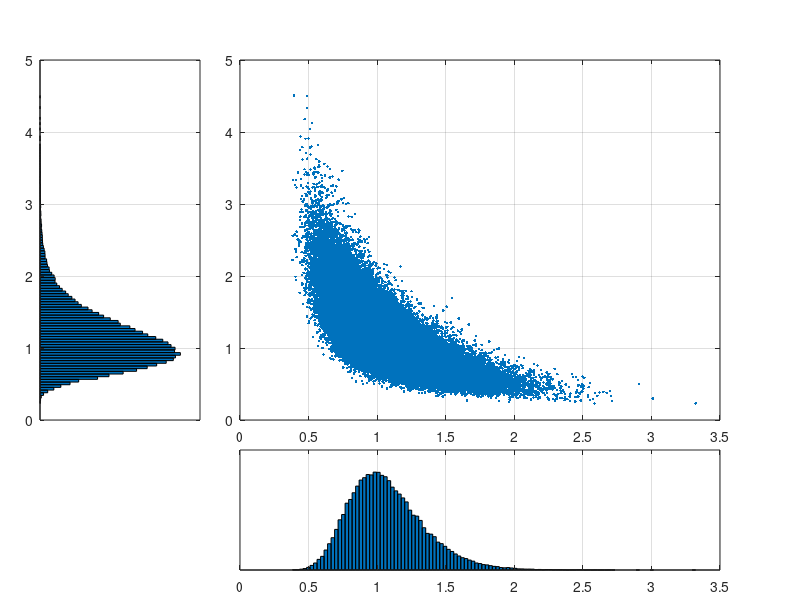
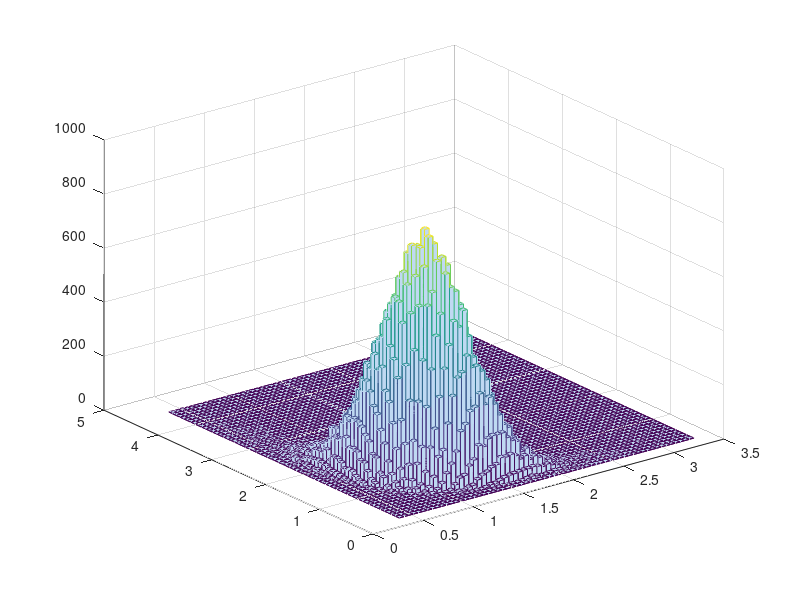

MATLAB code for these plots, in order:
% this script simulates a bivariate lognormal distribution
% it shows its pdf as proxied by the 3-D histogram
% it computes the summary statistics of the market
% see "Risk and Asset Allocation"-Springer (2005), by A. Meucci


clc; clear; close all
%%%%%%%%%%%%%%%%%%%%%%%%%%%%%%%%%%%%%%%%%%%%%%%%%%%%%%%%%%%%%%%%%%%%%%%%%%%%%%%%%%%%%%%%%%%%%%%%%%%%%%%%%%%%%%%%%%%%%%%%%%%%%%%%%%%%%%%%%%%
% input parameters

Mu=[0.04 0.05]';
s=[.25 .35]';
r=-.8;

LinCombination=[1 -2]';

NumSimulations=100000;
%%%%%%%%%%%%%%%%%%%%%%%%%%%%%%%%%%%%%%%%%%%%%%%%%%%%%%%%%%%%%%%%%%%%%%%%%%%%%%%%%%%%%%%%%%%%%%%%%%%%%%%%%%%%%%%%%%%%%%%%%%%%%%%%%%%%%
Sigma=[s(1)^2     r*s(1)*s(2)
    r*s(1)*s(2)    s(2)^2];

% generate sample
Y = mvnrnd(Mu,Sigma,NumSimulations);
X = exp(Y);

%%%%%%%%%%%%%%%%%%%%%%%%%%%%%%%%%%%%%%%%%%%%%%%%%%%%%%%%%%%%%%%%%%%%%%%%%%%%%%%%%%%%%%%%%%%%%%%%%%%%%%%%%%%%%%%%%%%%%
% plots

figure 
% marginals
NumBins=round(10*log(NumSimulations));

subplot('Position',[.05 .3 .2 .6]) 
[n,D]=hist(X(:,2),NumBins);
barh(D,n,1);
[y_lim]=get(gca,'ylim')
set(gca,'xtick',[])
grid on

subplot('Position',[.3 .05 .6 .2]) 
[n,D]=hist(X(:,1),NumBins);
bar(D,n,1);
[x_lim]=get(gca,'xlim')
set(gca,'ytick',[])
grid on

% scatter plot
subplot('Position',[.3 .3 .6 .6]) 
h=plot(X(:,1),X(:,2),'.');
set(gca,'xlim',x_lim,'ylim',y_lim)
grid on


% histogram (~rescaled pdf)
NumBins3d=round(sqrt(NumSimulations)/5);
figure
hist3(X,[NumBins3d NumBins3d]);

%%%%%%%%%%%%%%%%%%%%%%%%%%%%%%%%%%%%%%%%%%%%%%%%%%%%%%%%%%%%%%%%%%%%%%%%%%%%%%%%%%%%%%%%%%%%%%%%%%%%%%%%%%%%%%%%%%%%%
% compute summary statistics (analytical and sample-based)
Expected_Value=exp(Mu+.5*diag(Sigma))'
Covariance=exp(Mu+.5*diag(Sigma))*exp(Mu+.5*diag(Sigma))'.*(exp(Sigma)-1);
Standard_Deviation=sqrt(diag(Covariance))'
Correlation=Covariance(1,2)/(sqrt(Covariance(1,1)*Covariance(2,2)))

Sample_Mean=mean(X)
Sample_Covariance=cov(X);
Sample_Standard_Deviation=sqrt(diag(Sample_Covariance))'
Sample_Correlation=Sample_Covariance(1,2)/(sqrt(Sample_Covariance(1,1)*Sample_Covariance(2,2)))
